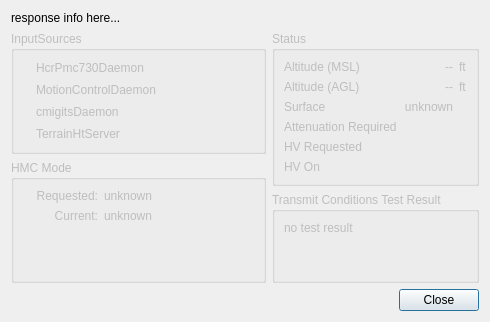
<?xml version="1.0" encoding="UTF-8"?>
<ui version="4.0">
 <class>HcrMonitorDetails</class>
 <widget class="QDialog" name="HcrMonitorDetails">
  <property name="geometry">
   <rect>
    <x>0</x>
    <y>0</y>
    <width>490</width>
    <height>321</height>
   </rect>
  </property>
  <property name="windowTitle">
   <string>HcrMonitor Details</string>
  </property>
  <layout class="QGridLayout" name="gridLayout">
   <item row="0" column="1">
    <widget class="QLabel" name="respondingLabel">
     <property name="sizePolicy">
      <sizepolicy hsizetype="MinimumExpanding" vsizetype="Preferred">
       <horstretch>0</horstretch>
       <verstretch>0</verstretch>
      </sizepolicy>
     </property>
     <property name="text">
      <string>response info here...</string>
     </property>
    </widget>
   </item>
   <item row="1" column="1" colspan="2">
    <widget class="QFrame" name="contentFrame">
     <property name="enabled">
      <bool>false</bool>
     </property>
     <property name="sizePolicy">
      <sizepolicy hsizetype="Preferred" vsizetype="Preferred">
       <horstretch>0</horstretch>
       <verstretch>0</verstretch>
      </sizepolicy>
     </property>
     <property name="frameShape">
      <enum>QFrame::NoFrame</enum>
     </property>
     <property name="frameShadow">
      <enum>QFrame::Raised</enum>
     </property>
     <layout class="QHBoxLayout" name="horizontalLayout">
      <property name="margin">
       <number>0</number>
      </property>
      <item>
       <widget class="QFrame" name="leftFrame">
        <property name="frameShape">
         <enum>QFrame::NoFrame</enum>
        </property>
        <property name="frameShadow">
         <enum>QFrame::Raised</enum>
        </property>
        <layout class="QVBoxLayout" name="verticalLayout">
         <property name="margin">
          <number>0</number>
         </property>
         <item>
          <widget class="QGroupBox" name="inputSourcesBox">
           <property name="sizePolicy">
            <sizepolicy hsizetype="Preferred" vsizetype="MinimumExpanding">
             <horstretch>0</horstretch>
             <verstretch>0</verstretch>
            </sizepolicy>
           </property>
           <property name="title">
            <string>InputSources</string>
           </property>
           <layout class="QGridLayout" name="gridLayout_3">
            <item row="4" column="0">
             <widget class="QLabel" name="cmigitsIcon">
              <property name="sizePolicy">
               <sizepolicy hsizetype="Minimum" vsizetype="Preferred">
                <horstretch>0</horstretch>
                <verstretch>0</verstretch>
               </sizepolicy>
              </property>
              <property name="text">
               <string/>
              </property>
              <property name="pixmap">
               <pixmap resource="HcrGuiMainWindow.qrc">:/greenLED_off.png</pixmap>
              </property>
             </widget>
            </item>
            <item row="1" column="0">
             <widget class="QLabel" name="motionControlIcon">
              <property name="sizePolicy">
               <sizepolicy hsizetype="Minimum" vsizetype="Preferred">
                <horstretch>0</horstretch>
                <verstretch>0</verstretch>
               </sizepolicy>
              </property>
              <property name="text">
               <string/>
              </property>
              <property name="pixmap">
               <pixmap resource="HcrGuiMainWindow.qrc">:/greenLED_off.png</pixmap>
              </property>
             </widget>
            </item>
            <item row="5" column="0">
             <widget class="QLabel" name="terrainHtIcon">
              <property name="sizePolicy">
               <sizepolicy hsizetype="Minimum" vsizetype="Preferred">
                <horstretch>0</horstretch>
                <verstretch>0</verstretch>
               </sizepolicy>
              </property>
              <property name="text">
               <string/>
              </property>
              <property name="pixmap">
               <pixmap resource="HcrGuiMainWindow.qrc">:/greenLED_off.png</pixmap>
              </property>
             </widget>
            </item>
            <item row="4" column="1">
             <widget class="QLabel" name="cmigitsLabel">
              <property name="sizePolicy">
               <sizepolicy hsizetype="Expanding" vsizetype="Preferred">
                <horstretch>0</horstretch>
                <verstretch>0</verstretch>
               </sizepolicy>
              </property>
              <property name="text">
               <string>cmigitsDaemon</string>
              </property>
             </widget>
            </item>
            <item row="1" column="1">
             <widget class="QLabel" name="motionControlLabel">
              <property name="sizePolicy">
               <sizepolicy hsizetype="Expanding" vsizetype="Preferred">
                <horstretch>0</horstretch>
                <verstretch>0</verstretch>
               </sizepolicy>
              </property>
              <property name="text">
               <string>MotionControlDaemon</string>
              </property>
             </widget>
            </item>
            <item row="0" column="1">
             <widget class="QLabel" name="hcrPmc730Label">
              <property name="sizePolicy">
               <sizepolicy hsizetype="Expanding" vsizetype="Preferred">
                <horstretch>0</horstretch>
                <verstretch>0</verstretch>
               </sizepolicy>
              </property>
              <property name="text">
               <string>HcrPmc730Daemon</string>
              </property>
             </widget>
            </item>
            <item row="5" column="1">
             <widget class="QLabel" name="terrainHtLabel">
              <property name="sizePolicy">
               <sizepolicy hsizetype="Expanding" vsizetype="Preferred">
                <horstretch>0</horstretch>
                <verstretch>0</verstretch>
               </sizepolicy>
              </property>
              <property name="text">
               <string>TerrainHtServer</string>
              </property>
             </widget>
            </item>
            <item row="0" column="0">
             <widget class="QLabel" name="hcrPmc730Icon">
              <property name="sizePolicy">
               <sizepolicy hsizetype="Minimum" vsizetype="Preferred">
                <horstretch>0</horstretch>
                <verstretch>0</verstretch>
               </sizepolicy>
              </property>
              <property name="text">
               <string/>
              </property>
              <property name="pixmap">
               <pixmap resource="HcrGuiMainWindow.qrc">:/greenLED_off.png</pixmap>
              </property>
             </widget>
            </item>
           </layout>
          </widget>
         </item>
         <item>
          <widget class="QGroupBox" name="hmcModeBox">
           <property name="title">
            <string>HMC Mode</string>
           </property>
           <layout class="QGridLayout" name="gridLayout_4">
            <item row="0" column="0">
             <widget class="QLabel" name="requestedModeLabel">
              <property name="sizePolicy">
               <sizepolicy hsizetype="Minimum" vsizetype="Preferred">
                <horstretch>0</horstretch>
                <verstretch>0</verstretch>
               </sizepolicy>
              </property>
              <property name="text">
               <string>Requested:</string>
              </property>
              <property name="alignment">
               <set>Qt::AlignRight|Qt::AlignTop|Qt::AlignTrailing</set>
              </property>
             </widget>
            </item>
            <item row="0" column="1">
             <widget class="QLabel" name="requestedModeValue">
              <property name="minimumSize">
               <size>
                <width>150</width>
                <height>0</height>
               </size>
              </property>
              <property name="text">
               <string>unknown</string>
              </property>
              <property name="alignment">
               <set>Qt::AlignLeading|Qt::AlignLeft|Qt::AlignTop</set>
              </property>
              <property name="wordWrap">
               <bool>true</bool>
              </property>
             </widget>
            </item>
            <item row="1" column="0">
             <widget class="QLabel" name="curentModeLabel">
              <property name="text">
               <string>Current:</string>
              </property>
              <property name="alignment">
               <set>Qt::AlignRight|Qt::AlignTrailing|Qt::AlignVCenter</set>
              </property>
             </widget>
            </item>
            <item row="1" column="1">
             <widget class="QLabel" name="currentModeValue">
              <property name="minimumSize">
               <size>
                <width>150</width>
                <height>0</height>
               </size>
              </property>
              <property name="text">
               <string>unknown</string>
              </property>
             </widget>
            </item>
            <item row="2" column="0">
             <spacer name="verticalSpacer">
              <property name="orientation">
               <enum>Qt::Vertical</enum>
              </property>
              <property name="sizeType">
               <enum>QSizePolicy::MinimumExpanding</enum>
              </property>
              <property name="sizeHint" stdset="0">
               <size>
                <width>20</width>
                <height>0</height>
               </size>
              </property>
             </spacer>
            </item>
           </layout>
          </widget>
         </item>
        </layout>
       </widget>
      </item>
      <item>
       <widget class="QFrame" name="rightFrame">
        <property name="frameShape">
         <enum>QFrame::NoFrame</enum>
        </property>
        <property name="frameShadow">
         <enum>QFrame::Raised</enum>
        </property>
        <layout class="QVBoxLayout" name="verticalLayout_3">
         <property name="margin">
          <number>0</number>
         </property>
         <item>
          <widget class="QGroupBox" name="statusBox">
           <property name="sizePolicy">
            <sizepolicy hsizetype="Preferred" vsizetype="Preferred">
             <horstretch>0</horstretch>
             <verstretch>0</verstretch>
            </sizepolicy>
           </property>
           <property name="title">
            <string>Status</string>
           </property>
           <layout class="QGridLayout" name="gridLayout_2">
            <item row="0" column="2">
             <widget class="QLabel" name="altitudeMslUnits">
              <property name="text">
               <string>ft</string>
              </property>
             </widget>
            </item>
            <item row="0" column="0">
             <widget class="QLabel" name="altitudeMslLabel">
              <property name="text">
               <string>Altitude (MSL)</string>
              </property>
             </widget>
            </item>
            <item row="1" column="1">
             <widget class="QLabel" name="altitudeAglValue">
              <property name="minimumSize">
               <size>
                <width>50</width>
                <height>0</height>
               </size>
              </property>
              <property name="text">
               <string>--</string>
              </property>
              <property name="alignment">
               <set>Qt::AlignRight|Qt::AlignTrailing|Qt::AlignVCenter</set>
              </property>
             </widget>
            </item>
            <item row="10" column="0">
             <spacer name="verticalSpacer_2">
              <property name="orientation">
               <enum>Qt::Vertical</enum>
              </property>
              <property name="sizeType">
               <enum>QSizePolicy::MinimumExpanding</enum>
              </property>
              <property name="sizeHint" stdset="0">
               <size>
                <width>20</width>
                <height>0</height>
               </size>
              </property>
             </spacer>
            </item>
            <item row="4" column="0">
             <widget class="QLabel" name="hvRequestedLabel">
              <property name="text">
               <string>HV Requested</string>
              </property>
             </widget>
            </item>
            <item row="4" column="1">
             <widget class="QLabel" name="hvRequestedIcon">
              <property name="text">
               <string/>
              </property>
              <property name="pixmap">
               <pixmap resource="HcrGuiMainWindow.qrc">:/greenLED_off.png</pixmap>
              </property>
              <property name="alignment">
               <set>Qt::AlignRight|Qt::AlignTrailing|Qt::AlignVCenter</set>
              </property>
             </widget>
            </item>
            <item row="3" column="0">
             <widget class="QLabel" name="attenuationRequiredLabel">
              <property name="text">
               <string>Attenuation Required</string>
              </property>
             </widget>
            </item>
            <item row="0" column="1">
             <widget class="QLabel" name="altitudeMslValue">
              <property name="minimumSize">
               <size>
                <width>50</width>
                <height>0</height>
               </size>
              </property>
              <property name="text">
               <string>--</string>
              </property>
              <property name="alignment">
               <set>Qt::AlignRight|Qt::AlignTrailing|Qt::AlignVCenter</set>
              </property>
             </widget>
            </item>
            <item row="2" column="0">
             <widget class="QLabel" name="surfaceLabel">
              <property name="text">
               <string>Surface</string>
              </property>
             </widget>
            </item>
            <item row="2" column="1">
             <widget class="QLabel" name="surfaceValue">
              <property name="minimumSize">
               <size>
                <width>50</width>
                <height>0</height>
               </size>
              </property>
              <property name="text">
               <string>unknown</string>
              </property>
              <property name="alignment">
               <set>Qt::AlignRight|Qt::AlignTrailing|Qt::AlignVCenter</set>
              </property>
             </widget>
            </item>
            <item row="3" column="1">
             <widget class="QLabel" name="attenuationRequiredIcon">
              <property name="text">
               <string/>
              </property>
              <property name="pixmap">
               <pixmap resource="HcrGuiMainWindow.qrc">:/greenLED_off.png</pixmap>
              </property>
              <property name="alignment">
               <set>Qt::AlignRight|Qt::AlignTrailing|Qt::AlignVCenter</set>
              </property>
             </widget>
            </item>
            <item row="6" column="1">
             <widget class="QLabel" name="hvOnIcon">
              <property name="text">
               <string/>
              </property>
              <property name="pixmap">
               <pixmap resource="HcrGuiMainWindow.qrc">:/greenLED_off.png</pixmap>
              </property>
              <property name="alignment">
               <set>Qt::AlignRight|Qt::AlignTrailing|Qt::AlignVCenter</set>
              </property>
             </widget>
            </item>
            <item row="1" column="2">
             <widget class="QLabel" name="altitudeAglUnits">
              <property name="text">
               <string>ft</string>
              </property>
             </widget>
            </item>
            <item row="6" column="0">
             <widget class="QLabel" name="hvOnLabel">
              <property name="text">
               <string>HV On</string>
              </property>
             </widget>
            </item>
            <item row="1" column="0">
             <widget class="QLabel" name="altitudeAglLabel">
              <property name="text">
               <string>Altitude (AGL)</string>
              </property>
             </widget>
            </item>
           </layout>
          </widget>
         </item>
         <item>
          <widget class="QGroupBox" name="testResultBox">
           <property name="title">
            <string>Transmit Conditions Test Result</string>
           </property>
           <layout class="QVBoxLayout" name="verticalLayout_2">
            <item>
             <widget class="QLabel" name="testResultText">
              <property name="minimumSize">
               <size>
                <width>0</width>
                <height>50</height>
               </size>
              </property>
              <property name="text">
               <string>no test result</string>
              </property>
              <property name="textFormat">
               <enum>Qt::AutoText</enum>
              </property>
              <property name="alignment">
               <set>Qt::AlignLeading|Qt::AlignLeft|Qt::AlignTop</set>
              </property>
              <property name="wordWrap">
               <bool>true</bool>
              </property>
             </widget>
            </item>
           </layout>
          </widget>
         </item>
        </layout>
       </widget>
      </item>
     </layout>
    </widget>
   </item>
   <item row="2" column="1" colspan="2">
    <widget class="QDialogButtonBox" name="buttonBox">
     <property name="orientation">
      <enum>Qt::Horizontal</enum>
     </property>
     <property name="standardButtons">
      <set>QDialogButtonBox::Close</set>
     </property>
    </widget>
   </item>
  </layout>
 </widget>
 <resources>
  <include location="HcrGuiMainWindow.qrc"/>
  <include location="HcrGuiMainWindow.qrc"/>
 </resources>
 <connections>
  <connection>
   <sender>buttonBox</sender>
   <signal>accepted()</signal>
   <receiver>HcrMonitorDetails</receiver>
   <slot>accept()</slot>
   <hints>
    <hint type="sourcelabel">
     <x>248</x>
     <y>254</y>
    </hint>
    <hint type="destinationlabel">
     <x>157</x>
     <y>274</y>
    </hint>
   </hints>
  </connection>
  <connection>
   <sender>buttonBox</sender>
   <signal>rejected()</signal>
   <receiver>HcrMonitorDetails</receiver>
   <slot>reject()</slot>
   <hints>
    <hint type="sourcelabel">
     <x>316</x>
     <y>260</y>
    </hint>
    <hint type="destinationlabel">
     <x>286</x>
     <y>274</y>
    </hint>
   </hints>
  </connection>
 </connections>
</ui>
